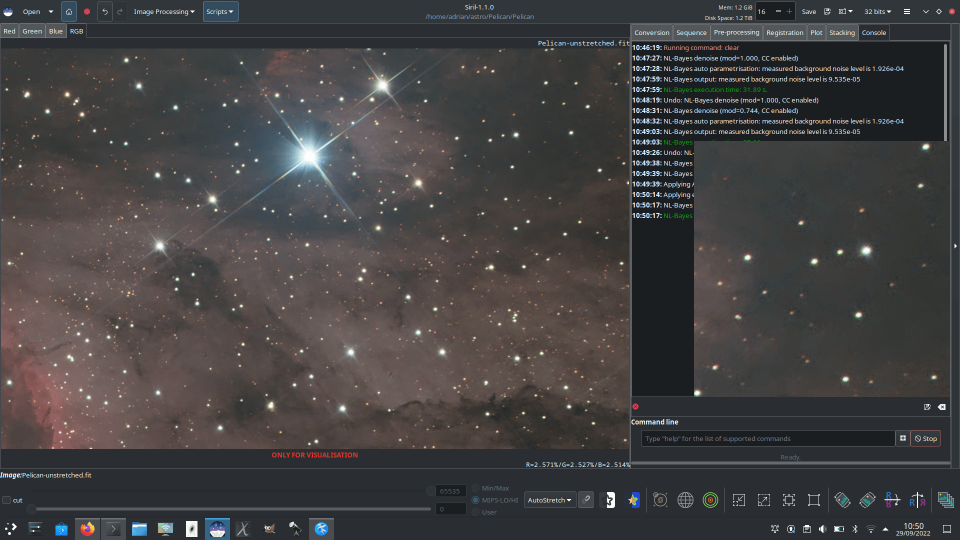
#> input picture starun-siril/references/siril-manual/source/doc/_images/denoising/denoise-with-vst.png, 1920 x 1080 px (shown at 1/2 size); its folder holds only this picture in this run
$ python stretch.py ../../starun-siril/references/siril-manual/source/doc/_images/denoising/denoise-with-vst.png out.png
#> lines starting #> are read from the running program, lines starting #| are printed output that depends on the picture; after the words box and inside, x2 and y2 are one past the last pixel; in counts of white or black regions, pixels touching at a corner belong together
#| [拉伸] 输入: ../../starun-siril/references/siril-manual/source/doc/_images/denoising/denoise-with-vst.png  形状: (1080, 1920, 3)  方法: masked
### deep-sky-processor/scripts/fits_io.py
#!/usr/bin/env python3
"""
Deep-Sky Image I/O — FITS/PNG/JPG/TIFF/XISF 统一读写

支持格式:
  - FITS (.fit/.fits/.fts): 天文标准格式，线性原始数据
  - XISF (.xisf): PixInsight 格式，支持压缩数据
  - PNG/JPG/TIFF: 通用图像格式 (skimage)

FITS 处理:
  - 自动检测 HDU 类型并提取图像数据
  - 16-bit int → 归一化到 [0,1] float32
  - 32-bit float → 保留浮动范围后归一化
  - 单通道(灰度) → 返回2D; 3通道(RGB) → 返回3D
  - 自动处理 BSCALE/BZERO 标定
  - 保留 FITS header 供可选的 WCS 色校准

XISF 处理:
  - 使用 xisf 包读取 (pip install xisf)
  - 自动检测 RGB/RGBA/单通道
  - 数据保持 float32，范围 [0,1] (线性数据通常极暗)
  - 标记 is_linear=True (XISF 通常为线性数据)

用法:
  from fits_io import read_image, write_image
  img = read_image('/path/to/image.xisf')  # 自动识别格式
  write_image(img, '/path/to/output.jpg') # 自动识别格式
"""

import os
import sys
import json
import numpy as np
from filter_metadata import FILTER_KEYS, classify_filter, filter_from_header


# 成片 JPEG 编码参数。`skimage.io.imsave` 走 PIL 默认 quality=75，实测成片
# qtable 为 [8,6,5,8,12,20,26,31]；quality=95 为 [2,1,1,2,2,4,5,6]。
#
# `subsampling=0`（4:4:4）是硬要求，不是画质偏好：4:2:0 会把 3px 彩色星点的
# 色度误差放大到 maxerr=76（实测），4:4:4 为 18，体积只多 24%。天文成片里
# 星点是最重要的内容，不能接受色度降采样。
_JPEG_QUALITY = 95
_JPEG_SUBSAMPLING = 0
_SRGB_ICC = None


# [19 lines left out: function _srgb_icc_bytes, not called in this run]


HEADER_ALIASES = {
    "exposure_seconds": ("EXPTIME", "EXPOSURE", "EXPOSURETIME"),
    "gain": ("GAIN", "EGAIN", "CAMGAIN"),
    "sensor_temperature_c": ("CCD-TEMP", "CCD_TEMP", "DET-TEMP", "SENSOR_TEMP", "SET-TEMP"),
    "filter": FILTER_KEYS,
    "telescope": ("TELESCOP", "TELESCOPE"),
    "camera": ("INSTRUME", "CAMERA"),
    "object": ("OBJECT", "TARGNAME"),
    "ra": ("OBJCTRA", "RA", "CRVAL1"),
    "dec": ("OBJCTDEC", "DEC", "CRVAL2"),
    "date_obs": ("DATE-OBS", "DATE_OBS"),
    "bin_x": ("XBINNING", "BINX"),
    "bin_y": ("YBINNING", "BINY"),
    "pixel_size_um": ("XPIXSZ", "PIXSIZE", "PIXELSIZE"),
    "focal_length_mm": ("FOCALLEN", "FOCAL"),
    "aperture_mm": ("APTDIA", "APERTURE"),
}


# [249 lines left out: functions _header_value, _as_float, extract_capture_metadata, build_physical_priors, read_capture_metadata, read_image, not called in this run]


def write_image(img, filepath, as_fits=False, fits_header=None, auto_stretch=False,
                data_scale=None, data_offset=None):
    """
    统一图像写入。自动识别格式。

    参数:
      img: float32 数组，范围 [0,1]（处理后的显示范围数据）
      filepath: 输出路径
      as_fits: 强制输出为 FITS 格式
      fits_header: FITS header (仅FITS输出时使用)
      auto_stretch: 对 JPG/PNG 输出自动进行显示拉伸（基于 0.1%-99.9% 百分位归一化），
                    使图像在屏幕上可见。FITS/TIF 中间文件不受影响。
      data_scale: 输入 FITS 时的归一化缩放因子（恢复原始范围用）
      data_offset: 输入 FITS 时的归一化偏移量
    """
    img = np.clip(img.astype(np.float32), 0, 1)
    parent_dir = os.path.dirname(os.path.abspath(filepath))
    if parent_dir:
        os.makedirs(parent_dir, exist_ok=True)
    ext = os.path.splitext(filepath)[1].lower()

    if as_fits or ext in ('.fit', '.fits', '.fts'):
        _write_fits(img, filepath, fits_header,
                    data_scale=data_scale, data_offset=data_offset)
        return

    # 对显示格式（JPG/PNG等）进行可选的自动显示拉伸
    if auto_stretch and img.max() > 0:
        p0 = np.percentile(img, 0.1)
        p99 = np.percentile(img, 99.9)
        span = p99 - p0
        if span > 1e-6:
            img = np.clip((img - p0) / span, 0, 1)
            print(f"[显示拉伸] 百分位归一化: p0.1={p0:.4f} → p99.9={p99:.4f}, 缩放因子≈{1/span:.1f}x")

    # TIF 保存为 float32，保留完整精度；其他格式保存为 uint8
    if ext in ('.tif', '.tiff'):
        try:
            import tifffile
            tifffile.imwrite(filepath, img.astype(np.float32))
        except ImportError:
            from skimage.io import imsave
            imsave(filepath, img)  # skimage 对 float 会尝试保存
    elif ext in ('.jpg', '.jpeg'):
        # `.astype(np.uint8)` 而非 np.round：与既有 skimage 路径逐位一致
        # （img*255 后截断），换成 round 会让所有 JPG 输入的像素值变化 1 LSB。
        array8 = np.clip(img * 255, 0, 255).astype(np.uint8)
        try:
            from PIL import Image
        except ImportError:
            from skimage.io import imsave
            imsave(filepath, array8)
            return
        # 2D 掩膜（agent_workflow 的 mask_preview）是单通道；RGBA 与 (H,W,1)
        # 交回 skimage —— PIL 与 skimage 都会抛同一个 OSError，行为不变。
        mode = {2: 'L', 3: 'RGB'}.get(array8.ndim if array8.ndim == 2
                                    else array8.shape[2])
        if mode is None:
            from skimage.io import imsave
            imsave(filepath, array8)
            return
        icc = _srgb_icc_bytes()
        Image.fromarray(array8, mode).save(
            filepath, format='JPEG', quality=_JPEG_QUALITY,
            subsampling=_JPEG_SUBSAMPLING,
            **({'icc_profile': icc} if icc else {}))
    else:
        from skimage.io import imsave
        imsave(filepath, (img * 255).astype(np.uint8))


# [246 lines left out: functions _read_fits, _read_xisf, _write_fits, normalize_target_name, not called in this run]


# 常见深空天体本地离线数据库 (天体名 -> (标准目标类型, 标准中文/英文名))
LOCAL_CELESTIAL_DB = {
    # Messier Objects
    "M1": ("planetary_nebula", "Crab Nebula"),
    "M8": ("emission_nebula", "Lagoon Nebula"),
    "M13": ("globular_cluster", "Hercules Globular Cluster"),
    "M16": ("emission_nebula", "Eagle Nebula"),
    "M17": ("emission_nebula", "Omega Nebula"),
    "M20": ("emission_nebula", "Trifid Nebula"),
    "M27": ("planetary_nebula", "Dumbbell Nebula"),
    "M31": ("galaxy", "Andromeda Galaxy"),
    "M32": ("galaxy", "Messier 32"),
    "M33": ("galaxy", "Triangulum Galaxy"),
    "M42": ("emission_nebula", "Orion Nebula"),
    "M43": ("emission_nebula", "De Mairan's Gulf"),
    "M45": ("open_cluster", "Pleiades"),
    "M51": ("galaxy", "Whirlpool Galaxy"),
    "M57": ("planetary_nebula", "Ring Nebula"),
    "M81": ("galaxy", "Bode's Galaxy"),
    "M82": ("galaxy", "Cigar Galaxy"),
    "M101": ("galaxy", "Pinwheel Galaxy"),
    "M104": ("galaxy", "Sombrero Galaxy"),
    "M106": ("galaxy", "Messier 106"),
    "M2": ("globular_cluster", "Messier 2"),
    "M3": ("globular_cluster", "Messier 3"),
    "M4": ("globular_cluster", "Messier 4"),
    "M5": ("globular_cluster", "Messier 5"),
    "M9": ("globular_cluster", "Messier 9"),
    "M10": ("globular_cluster", "Messier 10"),
    "M11": ("open_cluster", "Wild Duck Cluster"),
    "M12": ("globular_cluster", "Messier 12"),
    "M15": ("globular_cluster", "Messier 15"),
    "M22": ("globular_cluster", "Messier 22"),
    "M29": ("open_cluster", "Messier 29"),
    "M34": ("open_cluster", "Messier 34"),
    "M35": ("open_cluster", "Messier 35"),
    "M39": ("open_cluster", "Messier 39"),
    "M41": ("open_cluster", "Messier 41"),
    "M44": ("open_cluster", "Beehive Cluster"),
    "M53": ("globular_cluster", "Messier 53"),
    "M63": ("galaxy", "Sunflower Galaxy"),
    "M64": ("galaxy", "Black Eye Galaxy"),
    "M67": ("open_cluster", "Messier 67"),
    "M74": ("galaxy", "Messier 74"),
    "M77": ("galaxy", "Messier 77"),
    "M78": ("reflection_nebula", "Messier 78"),
    "M83": ("galaxy", "Southern Pinwheel Galaxy"),
    "M92": ("globular_cluster", "Messier 92"),
    "M94": ("galaxy", "Messier 94"),
    "M97": ("planetary_nebula", "Owl Nebula"),

    # NGC Objects
    "NGC7000": ("emission_nebula", "North America Nebula"),
    "NGC6960": ("emission_nebula", "Western Veil Nebula"),
    "NGC6992": ("emission_nebula", "Eastern Veil Nebula"),
    "NGC6995": ("emission_nebula", "Bat Nebula"),
    "NGC2237": ("emission_nebula", "Rosette Nebula"),
    "NGC2244": ("open_cluster", "Rosette Cluster"),
    "NGC6888": ("emission_nebula", "Crescent Nebula"),
    "NGC7023": ("reflection_nebula", "Iris Nebula"),
    "NGC7635": ("emission_nebula", "Bubble Nebula"),
    "NGC281": ("emission_nebula", "Pacman Nebula"),
    "NGC1499": ("emission_nebula", "California Nebula"),
    "NGC2174": ("emission_nebula", "Monkey Head Nebula"),
    "NGC2359": ("emission_nebula", "Thor's Helmet"),
    "NGC891": ("galaxy", "Outer Limits Galaxy"),
    "NGC253": ("galaxy", "Sculptor Galaxy"),
    "NGC4565": ("galaxy", "Needle Galaxy"),
    "NGC4631": ("galaxy", "Whale Galaxy"),
    "NGC5907": ("galaxy", "Splinter Galaxy"),
    "NGC7331": ("galaxy", "Deer Lick Group"),

    # IC Objects
    "IC1396": ("emission_nebula", "Elephant's Trunk Nebula"),
    "IC434": ("emission_nebula", "Horsehead Nebula"),
    "IC1805": ("emission_nebula", "Heart Nebula"),
    "IC1848": ("emission_nebula", "Soul Nebula"),
    "IC2118": ("reflection_nebula", "Witch Head Nebula"),
    "IC405": ("emission_nebula", "Flaming Star Nebula"),
    "IC410": ("emission_nebula", "Tadpole Nebula"),
    "IC443": ("emission_nebula", "Jellyfish Nebula"),

    # Barnard / Dark clouds
    "B33": ("dark_nebula", "Horsehead Nebula"),
    "B142": ("dark_nebula", "Barnard's E"),
    "LDN1622": ("dark_nebula", "Boogeyman Nebula"),
}

# 显式俗名 -> 星表编号。优先于自动派生表，用于消解 LOCAL_CELESTIAL_DB 中的
# 歧义（例如 IC434 与 B33 的标准名同为 "Horsehead Nebula"，此处钉到 IC434），
# 以及收录不在库中的常用别称（如 "GREAT ORION NEBULA"、"PLEIADES CLUSTER"）。
TARGET_NAME_SYNONYMS = {
    "ORION NEBULA": "M42",
    "ORION_NEBULA": "M42",
    "GREAT ORION NEBULA": "M42",
    "GREAT_ORION_NEBULA": "M42",
    "ANDROMEDA GALAXY": "M31",
    "ANDROMEDA_GALAXY": "M31",
    "TRIANGULUM GALAXY": "M33",
    "TRIANGULUM_GALAXY": "M33",
    "WHIRLPOOL GALAXY": "M51",
    "WHIRLPOOL_GALAXY": "M51",
    "EAGLE NEBULA": "M16",
    "EAGLE_NEBULA": "M16",
    "CRAB NEBULA": "M1",
    "CRAB_NEBULA": "M1",
    "LAGOON NEBULA": "M8",
    "LAGOON_NEBULA": "M8",
    "DUMBBELL NEBULA": "M27",
    "DUMBBELL_NEBULA": "M27",
    "RING NEBULA": "M57",
    "RING_NEBULA": "M57",
    "PLEIADES": "M45",
    "PLEIADES CLUSTER": "M45",
    "PLEIADES_CLUSTER": "M45",
    "ROSETTE NEBULA": "NGC2237",
    "ROSETTE_NEBULA": "NGC2237",
    "ROSETTE": "NGC2237",
    "ROSETTE CLUSTER": "NGC2244",
    "ROSETTE_CLUSTER": "NGC2244",
    # Caldwell mappings
    "C50": "NGC2237",
    "C 50": "NGC2237",
    "CALDWELL 50": "NGC2237",
    "CALDWELL_50": "NGC2237",
    "C49": "NGC2244",
    "C 49": "NGC2244",
    "CALDWELL 49": "NGC2244",
    "CALDWELL_49": "NGC2244",
    "C11": "NGC7635",
    "C 11": "NGC7635",
    "CALDWELL 11": "NGC7635",
    "C20": "NGC7000",
    "C 20": "NGC7000",
    "CALDWELL 20": "NGC7000",
    "C27": "NGC6888",
    "C 27": "NGC6888",
    "CALDWELL 27": "NGC6888",
    "C33": "NGC6992",
    "C 33": "NGC6992",
    "CALDWELL 33": "NGC6992",
    "C34": "NGC6960",
    "C 34": "NGC6960",
    "CALDWELL 34": "NGC6960",
    "C4": "NGC7023",
    "C 4": "NGC7023",
    "CALDWELL 4": "NGC7023",
    "C14": "NGC869",
    "C 14": "NGC869",
    "CALDWELL 14": "NGC869",
    "WITCH HEAD NEBULA": "IC2118",
    "WITCH_HEAD_NEBULA": "IC2118",
    "NORTH AMERICA NEBULA": "NGC7000",
    "NORTH_AMERICA_NEBULA": "NGC7000",
    "IRIS NEBULA": "NGC7023",
    "IRIS_NEBULA": "NGC7023",
    "CRESCENT NEBULA": "NGC6888",
    "CRESCENT_NEBULA": "NGC6888",
    "HORSEHEAD NEBULA": "IC434",
    "HORSEHEAD_NEBULA": "IC434",
}

# 由 LOCAL_CELESTIAL_DB 的标准名自动派生，保证库中每个天体的俗名都能解析回
# 其星表编号（如 "Rosette Nebula" -> NGC2237、"Witch Head Nebula" -> IC2118）。
# 显式表 TARGET_NAME_SYNONYMS 优先，故已在其中的条目此处不再重复收录。
DERIVED_TARGET_SYNONYMS = {
    standard_name.upper(): catalog_id
    for catalog_id, (_target_type, standard_name) in LOCAL_CELESTIAL_DB.items()
    if standard_name.upper() not in TARGET_NAME_SYNONYMS
}

# Simbad 类别标识到标准目标类型的映射
SIMBAD_TYPE_MAPPING = {
    "G": "galaxy",
    "GL": "galaxy",
    "SYG": "galaxy",
    "AGN": "galaxy",
    "ZWG": "galaxy",
    "BLL": "galaxy",
    "QSO": "galaxy",

    "HII": "emission_nebula",
    "EMN": "emission_nebula",
    "SNR": "emission_nebula",
    "WR*": "emission_nebula",
    "BUB": "emission_nebula",
    "ISM": "emission_nebula",

    "RFN": "reflection_nebula",
    "PN": "planetary_nebula",

    "DKC": "dark_nebula",
    "MOC": "dark_nebula",

    "GLC": "globular_cluster",
    "GCL": "globular_cluster",

    "OPC": "open_cluster",
    "CL*": "open_cluster",
    "ASS": "open_cluster",
}


# [167 lines left out: functions query_sesame_online, parse_sesame_xml, resolve_celestial_target, get_fits_info, not called in this run]


# [27 lines that do not run on import are left out]

### deep-sky-processor/scripts/stretch.py
#!/usr/bin/env python3
"""
Deep-Sky Histogram Stretching (直方图拉伸)

原理：
  深空线性图像中绝大部分像素集中在暗部，肉眼看去几乎全黑。
  拉伸通过非线性映射将暗部数据重新分配到整个亮度范围，
  使星云的暗弱结构变得可见。

支持方法：
  - arcsinh: 反双曲正弦拉伸（类似对数，但保留亮部细节）
  - mtf:    Midtone Transfer Function（S曲线保留阴影与高光）
  - masked: 蒙版拉伸（保护亮星不让其过曝）
  - gamma:  伽马校正（简单非线性拉伸）

用法:
  python stretch.py <input> <output> [options]
"""

import argparse
import sys
import numpy as np
from skimage import img_as_float32, img_as_ubyte
from skimage.io import imread, imsave
from scipy.ndimage import binary_dilation, gaussian_filter, median_filter

def arcsinh_stretch(image, factor=30.0, black_point=0.0):
    """
    反双曲正弦拉伸。
    原理: stretched = arcsinh(x * factor) / arcsinh(factor)
    类似对数拉伸，但在亮部和暗部都保持细节。
    factor 越大，拉伸越激进（暗部提亮越多）。
    """
    norm = np.arcsinh(factor)
    stretched = np.arcsinh((image - black_point) * factor) / norm
    return np.clip(stretched, 0, 1)


# [72 lines left out: functions mtf_stretch, inverse_mtf_stretch, derive_mtf_midtones, not called in this run]


def masked_stretch(image, target_bg=0.1, factor=100.0):
    """
    蒙版拉伸（类似 PixInsight MaskedStretch）。
    原理：先做星点蒙版保护亮星（用阈值+模糊），
    然后对背景和星云区域做激进拉伸，亮星区域保持不变。
    这样亮星不会在拉伸过程中过曝。

    对极暗图像自动降级为全局 arcsinh + 亮度归一化。
    """
#> called with target_bg = 0.08, factor = 30
    img_gray = image if image.ndim == 2 else np.mean(image, axis=2)

    # 检测图像是否极暗（中位数极低或亮部不足），若是则使用积极的全局拉伸
    p50 = np.percentile(img_gray, 50)
#> p50 = 0.238
    p99 = np.percentile(img_gray, 99)
#> p99 = 0.79
    if p50 <= 0.02 or p99 <= 0.3:
        # 极暗图像：arcsinh + 百分位归一化 + 背景映射
        stretched = arcsinh_stretch(image, factor=factor)
        # 将 0.1%-99.9% 范围映射到 [0, 1]，充分利用动态范围
        p_low = np.percentile(stretched, 0.1)
        p_high = np.percentile(stretched, 99.9)
        if p_high > p_low:
            normalized = np.clip((stretched - p_low) / (p_high - p_low), 0, 1)
        else:
            normalized = stretched
        # 将暗部映射到目标背景亮度
        bg_current = np.percentile(normalized, 10)
        scale = target_bg / max(bg_current, 1e-6)
        result = np.clip(normalized * scale, 0, 1)
        print(f"[masked_stretch] 极暗数据回退: p50={p50:.6f} p99={p99:.6f} "
              f"归一化后 scale={scale:.2f}x")
        return result

    # 正常亮度图像：使用蒙版拉伸
    # 生成星点蒙版：亮于阈值 + 模糊边缘
    threshold = np.percentile(img_gray, 99)
#> threshold = 0.79
    star_mask = (img_gray > threshold).astype(np.float32)
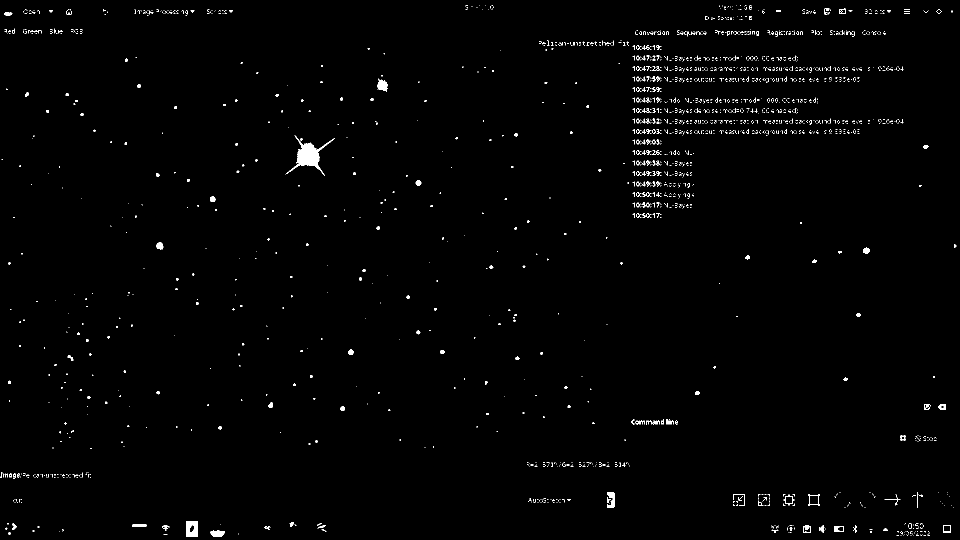
#> star_mask: shape (1080, 1920) float32 (shown at 1/2 size); values 0 (black) and 1 (white), 0.97% white; 2406 white regions (2197 under 20 px), largest, box (x1, y1, x2, y2) and area: (571, 270, 670, 352) 1918, (372, 1042, 395, 1074) 637, (755, 157, 775, 184) 351
    star_mask = gaussian_filter(star_mask, sigma=3)
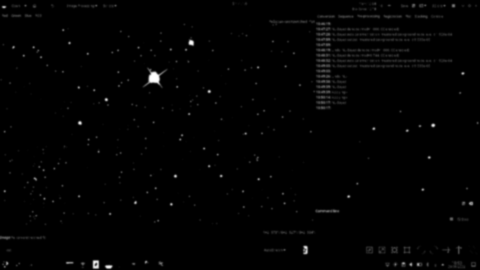
#> star_mask: shape (1080, 1920) float32 (shown at 1/4 size); min 0, max 1, mean 0.00965
    star_mask = np.clip(star_mask, 0, 1)

    # 对非星区域做拉伸
    bg_mask = 1.0 - star_mask
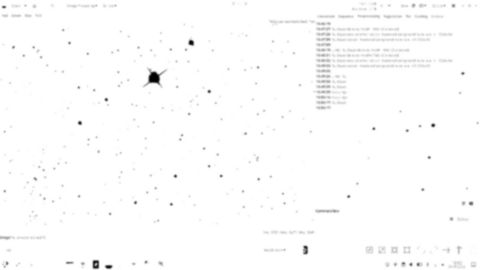
#> bg_mask: shape (1080, 1920) float32 (shown at 1/4 size); min 0, max 1, mean 0.99
    stretched = arcsinh_stretch(image, factor=factor)
#> in arcsinh_stretch, `stretched = np.arcsinh((image - black_point) * factor) / norm`:
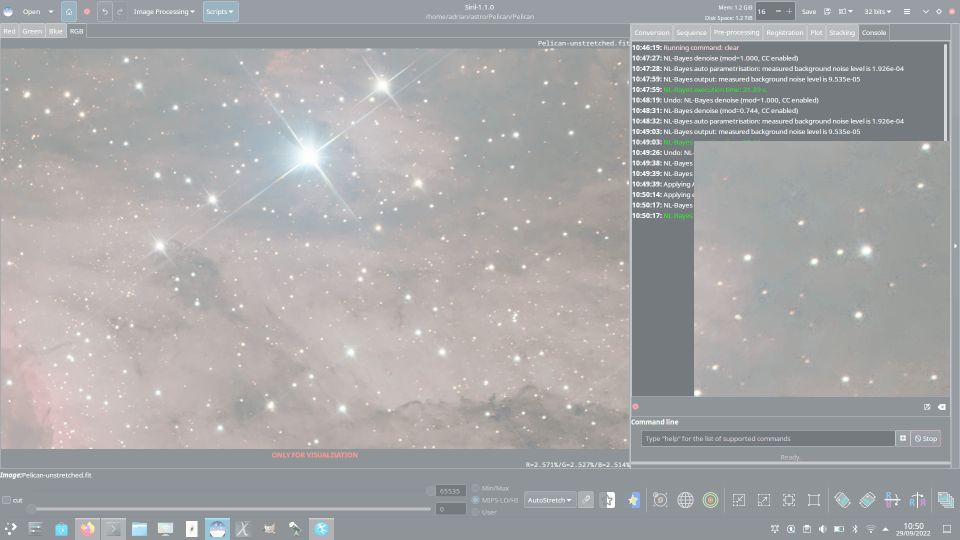
#> stretched: shape (1080, 1920, 3) float32 (shown at 1/2 size); mean R, G, B 0.643, 0.658, 0.659
    if image.ndim == 3:
        star_mask_3d = np.expand_dims(star_mask, axis=-1)
        bg_mask_3d = np.expand_dims(bg_mask, axis=-1)
        result = image * star_mask_3d + stretched * bg_mask_3d
    else:
        result = image * star_mask + stretched * bg_mask

    # 目标背景亮度
    bg_select = stretched[img_gray <= np.percentile(img_gray, 50)]
    bg_level = np.median(bg_select) if len(bg_select) > 0 else target_bg
#> bg_level = 0.604
#> (the rest of the program and of its run is left out)
